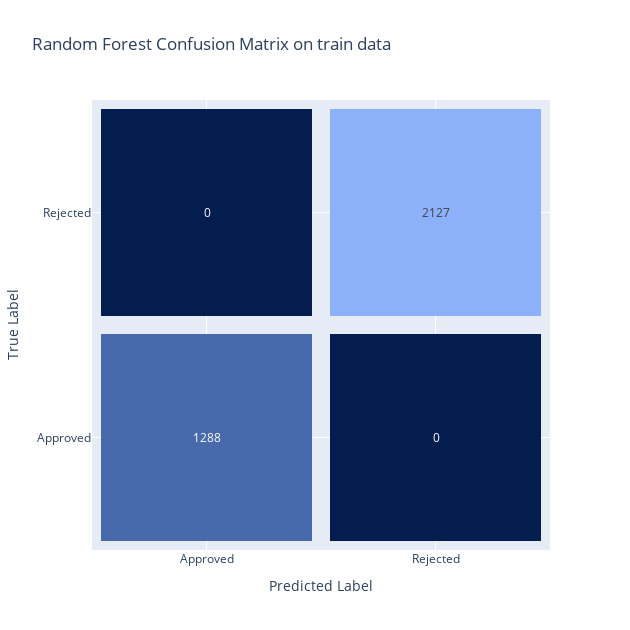
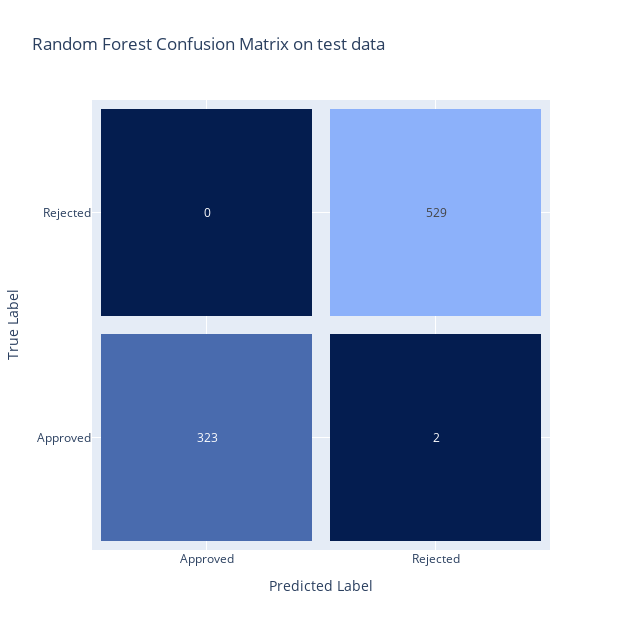

The cell these charts' notebook holds for them, in order:
### Code cell
from sklearn.ensemble import RandomForestClassifier
from sklearn.metrics import classification_report, confusion_matrix

# Create a RandomForestClassifier instance
random_forest = RandomForestClassifier(random_state=42)

# Train the random forest model
random_forest.fit(x_train, y_train)

# Predict on the train set
y_train_pred_rf = random_forest.predict(x_train)

# Predict on the test set
y_test_pred_rf = random_forest.predict(x_test)

# Compute confusion matrix for train set
cm_rf_train = confusion_matrix(y_train, y_train_pred_rf.round())

# Create heatmap trace
trace1 = go.Heatmap(z=cm_rf_train,
                   x=['Approved', 'Rejected'],
                   y=['Approved', 'Rejected'],
                   showscale=False,
                   colorscale=[
                       [0.0, "#041d4f"],  # Light blue
                       [0.5, "#365799"],  # Medium blue
                       [1.0, "#8cb1fa"],  # Dark purple
                   ],
                   xgap=18,
                   ygap=18,
                   text=cm_rf_train,
                   texttemplate="%{text}")

# Create layout
layout = go.Layout(title='Random Forest Confusion Matrix on train data',
                   xaxis=dict(title='Predicted Label', range=[-0.5, 1.5]),
                   yaxis=dict(title='True Label', range=[-0.5, 1.5]))

# Create figure
fig = go.Figure(data=[trace1], layout=layout)

# Dynamically adjust figure size based on matrix size
fig.update_layout(width=630, height=630)  # Adjust the width and height as needed


# Display the figure
fig.show()

# Compute confusion matrix
cm_rf_test = confusion_matrix(y_test, y_test_pred_rf.round())

# Create heatmap trace
trace2 = go.Heatmap(z=cm_rf_test,
                   x=['Approved', 'Rejected'],
                   y=['Approved', 'Rejected'],
                   showscale=False,
                   colorscale=[
                       [0.0, "#041d4f"],  # Light blue
                       [0.5, "#365799"],  # Medium blue
                       [1.0, "#8cb1fa"],  # Dark purple
                   ],
                   xgap=18,
                   ygap=18,
                   text=cm_rf_test,
                   texttemplate="%{text}")

# Create layout
layout = go.Layout(title='Random Forest Confusion Matrix on test data',
                   xaxis=dict(title='Predicted Label', range=[-0.5, 1.5]),
                   yaxis=dict(title='True Label', range=[-0.5, 1.5]))

# Create figure
fig = go.Figure(data=[trace2], layout=layout)

# Dynamically adjust figure size based on matrix size
fig.update_layout(width=630, height=630)  # Adjust the width and height as needed


# Display the figure
fig.show()

### Figure 1 — Plotly figure (JSON) as saved in the notebook; plotly's stock layout.template omitted (floating-point values rounded to 4 significant figures)
{"data": [{"colorscale": [[0, "#041d4f"], [0.5, "#365799"], [1, "#8cb1fa"]], "showscale": false, "text": [[1288, 0], [0, 2127]], "texttemplate": "%{text}", "type": "heatmap", "x": ["Approved", "Rejected"], "xgap": 18, "y": ["Approved", "Rejected"], "ygap": 18, "z": [[1288, 0], [0, 2127]]}], "layout": {"height": 630, "title": {"text": "Random Forest Confusion Matrix on train data"}, "width": 630, "xaxis": {"range": [-0.5, 1.5], "title": {"text": "Predicted Label"}}, "yaxis": {"range": [-0.5, 1.5], "title": {"text": "True Label"}}}}

### Figure 2 — Plotly figure (JSON) as saved in the notebook; plotly's stock layout.template omitted (floating-point values rounded to 4 significant figures)
{"data": [{"colorscale": [[0, "#041d4f"], [0.5, "#365799"], [1, "#8cb1fa"]], "showscale": false, "text": [[323, 2], [0, 529]], "texttemplate": "%{text}", "type": "heatmap", "x": ["Approved", "Rejected"], "xgap": 18, "y": ["Approved", "Rejected"], "ygap": 18, "z": [[323, 2], [0, 529]]}], "layout": {"height": 630, "title": {"text": "Random Forest Confusion Matrix on test data"}, "width": 630, "xaxis": {"range": [-0.5, 1.5], "title": {"text": "Predicted Label"}}, "yaxis": {"range": [-0.5, 1.5], "title": {"text": "True Label"}}}}
